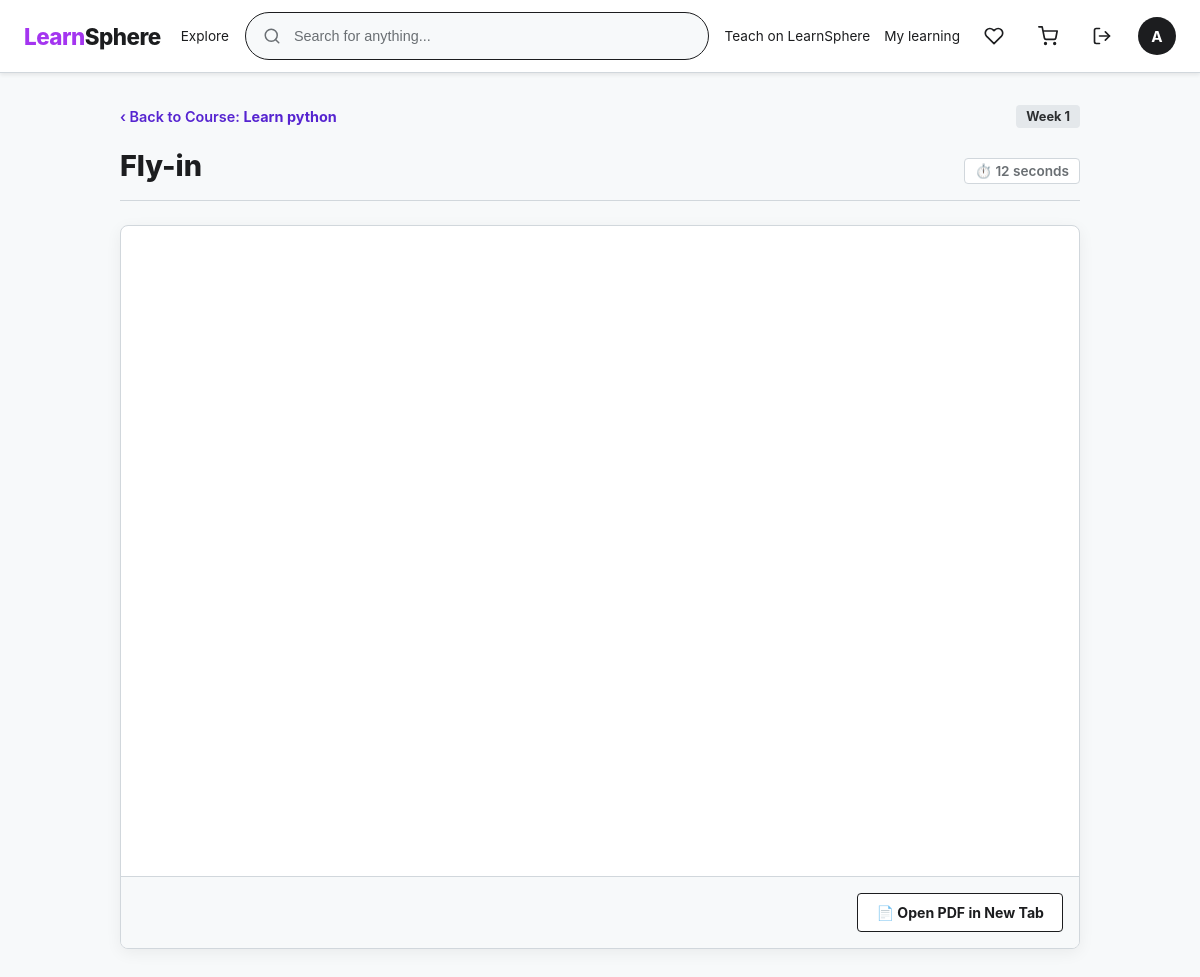
Page /course/lecture/1/ (signed in) on the committed database.
### account_auth/models.py (models this page shows)
class User(AbstractUser):
    image = models.ImageField(null=True, blank=True)
    bio = models.TextField(null=True, blank=True)
    email = models.EmailField(unique=True)
    username = models.CharField(max_length=150, unique=True)

### item/models.py (models this page shows, shortened)
class Course(models.Model):
    title = models.CharField(max_length=255)
    image = models.ImageField(null=True, blank=True)
    description = models.TextField(null=True, blank=True)
    language = models.CharField(max_length=255, default='English')
    author = models.ForeignKey(User, on_delete=models.CASCADE, related_name='courses')
    topics = models.ManyToManyField(Topic, related_name='courses', blank=True)
    price = models.DecimalField(max_digits=10, decimal_places=2, default=0.0,
                                validators=[
                                    MinValueValidator(0)
                                ])
    discount = models.DecimalField(decimal_places=2, max_digits=10, default=0,
                                   validators=[
                                       MinValueValidator(0),
                                       MaxValueValidator(100),
                                   ])
    visitor = models.PositiveIntegerField(default=0)
    bestseller = models.BooleanField(default=False)
    published = models.BooleanField(default=True)
    created_at = models.DateTimeField(auto_now_add=True)
    updated_at = models.DateTimeField(auto_now=True)

### course/models.py (models this page shows, shortened)
class Section(models.Model):
    course = models.ForeignKey(Course, on_delete=models.CASCADE, related_name='sections')
    title = models.CharField(max_length=250)
    order = models.PositiveIntegerField(default=0)
    created_at = models.DateTimeField(auto_now_add=True)
    updated_at = models.DateTimeField(auto_now=True)
    class Meta:
         ordering = ['order']

class Lecture(models.Model):
    section = models.ForeignKey(Section, on_delete=models.CASCADE, related_name='lectures')
    title = models.CharField(max_length=250)
    video = models.FileField(upload_to='courses/Videos/', blank=True, null=True)
    pdf = models.FileField(upload_to='courses/pdfs/', blank=True, null=True)
    duration = models.PositiveIntegerField(default=0, help_text="Duration in seconds")
    order = models.PositiveIntegerField(default=0)
    created_at = models.DateTimeField(auto_now_add=True)
    updated_at = models.DateTimeField(auto_now=True)
    class Meta:
             ordering = ['order']

### course/views.py (the view)
# urls.py: path( 'lecture/<int:pk>/', views.lecture_detail, name='lecture-detail'),
@login_required(login_url='login')
def lecture_detail(request, pk):
    lecture = get_object_or_404(
        Lecture,
        id=pk
    )
    course = lecture.section.course
    if request.user == course.author:
        pass
    elif not course.enrollments.filter(
        user=request.user
    ).exists():
        return redirect('course-detail', pk=course.id)
    return render(request, 'lecture_detail.html', {
        'lecture': lecture,
        'course': course,
        'section': lecture.section,
    })

### course/templates/lecture_detail.html (shortened to what this page needs)
{% extends 'main.html' %}
{% load static %}
{% block extra_css %}
    <link rel="stylesheet" href="{% static 'css/course/lecture_detail.css' %}">
{% endblock %}
{% block content %}
<div class="lecture-page-wrapper">
    <div class="lecture-container">
        <nav class="lecture-nav">
            <a href="{% url 'course-detail' course.id %}" class="back-link">
                &lsaquo; Back to Course: <strong>{{ course.title }}</strong>
            </a>
            <span class="section-tag">{{ section.title }}</span>
        </nav>
        <header class="lecture-header">
            <h1 class="lecture-title">{{ lecture.title }}</h1>
            {% if lecture.duration %}
                <span class="lecture-duration-badge">⏱️ {{ lecture.duration }} seconds</span>
            {% endif %}
        </header>
        <div class="media-viewer-card">
            {% if lecture.video %}
                <div class="video-wrapper">
                    <video controls controlslist="nodownload" class="lecture-video">
                        <source src="{{ lecture.video.url }}" type="video/mp4">
                        Your browser does not support video playback.
                    </video>
                </div>
            {% elif lecture.pdf %}
                <div class="pdf-wrapper">
                    <iframe src="{{ lecture.pdf.url }}" class="lecture-pdf-frame"></iframe>
                    <div class="pdf-actions">
                        <a href="{{ lecture.pdf.url }}" target="_blank" class="btn btn-outline">
                            📄 Open PDF in New Tab
                        </a>
                    </div>
                </div>
            {% else %}
                <div class="empty-content-state">
                    <div class="empty-icon">📖</div>
                    <h3>No content uploaded yet</h3>
                    <p>This lecture does not have a video or reading material attached right now.</p>
                </div>
            {% endif %}
        </div>
    </div>
</div>
{% endblock %}

### templates/navbar.html (shortened to what this page needs)
{% load static %}
<link rel="stylesheet" href="{% static 'css/navbar.css' %}">
<header class="navbar-header">
  <nav class="navbar-container">
    <div class="navbar-left">
      <a href="{% url 'home' %}" class="navbar-logo">
        <span class="logo-accent">Learn</span>Sphere
      </a>
      <a href="{% url 'home' %}" class="nav-link nav-explore">Explore</a>
    </div>
    <form method="GET" class="search-form" action="">
      <div class="search-input-wrapper">
        <svg class="search-icon" xmlns="http://www.w3.org/2000/svg" viewBox="0 0 24 24" fill="none" stroke="currentColor" stroke-width="2" stroke-linecap="round" stroke-linejoin="round">
          <circle cx="11" cy="11" r="8"></circle>
          <line x1="21" y1="21" x2="16.65" y2="16.65"></line>
        </svg>
        <input type="text" name="query" placeholder="Search for anything..." value="{{ request.GET.query|default:'' }}">
      </div>
    </form>
    <div class="navbar-actions">
      {% if request.user.is_authenticated %}
        <a href="#" class="nav-link hide-on-medium">Teach on LearnSphere</a>
        <a href="{% url 'learning' %}" class="nav-link">My learning</a>
        <a href="{% url 'favorite' %}" class="nav-icon-link" title="Favorites">
          <svg width="20" height="20" viewBox="0 0 24 24" fill="none" stroke="currentColor" stroke-width="2" stroke-linecap="round" stroke-linejoin="round"><path d="M20.84 4.61a5.5 5.5 0 0 0-7.78 0L12 5.67l-1.06-1.06a5.5 5.5 0 0 0-7.78 7.78l1.06 1.06L12 21.23l7.78-7.78 1.06-1.06a5.5 5.5 0 0 0 0-7.78z"></path></svg>
        </a>
        <a href="{% url 'cart' %}" class="nav-icon-link" title="Cart">
          <svg width="20" height="20" viewBox="0 0 24 24" fill="none" stroke="currentColor" stroke-width="2" stroke-linecap="round" stroke-linejoin="round"><circle cx="9" cy="21" r="1"></circle><circle cx="20" cy="21" r="1"></circle><path d="M1 1h4l2.68 13.39a2 2 0 0 0 2 1.61h9.72a2 2 0 0 0 2-1.61L23 6H6"></path></svg>
        </a>
        <a href="{% url 'logout' %}" class="nav-icon-link" title="Logout">
          <svg width="20" height="20" viewBox="0 0 24 24" fill="none" stroke="currentColor" stroke-width="2" stroke-linecap="round" stroke-linejoin="round"><path d="M9 21H5a2 2 0 0 1-2-2V5a2 2 0 0 1 2-2h4"></path><polyline points="16 17 21 12 16 7"></polyline><line x1="21" y1="12" x2="9" y2="12"></line></svg>
        </a>
        <a href="{% url 'profile' request.user.id %}" class="avatar-link" title="Profile">
          {% if request.user.image %}
            <img src="{{ request.user.image.url }}" alt="{{ request.user.username }}" class="user-avatar-img">
          {% else %}
            <div class="user-avatar">{{ request.user.username|slice:":1"|upper }}</div>
          {% endif %}
        </a>
      {% endif %}
    </div>
  </nav>
</header>

### static/css/main.css (style rules this page uses)
:root { --primary-color: #1c1d1f; --accent-color: #ff5722; --accent-hover: #e0481d; --link-color: #007791; --bg-main: #ffffff; --bg-secondary: #f7f9fa; --border-color: #d1d7dc; --text-main: #1c1d1f; --text-muted: #6a6f73; --font-family: -apple-system, BlinkMacSystemFont, "Segoe UI", Roboto, Helvetica, Arial, sans-serif; }
* { margin: 0; padding: 0; box-sizing: border-box; }
html, body { height: 100%; font-family: var(--font-family); background-color: var(--bg-main); color: var(--text-main); -webkit-font-smoothing: antialiased; }
a { color: inherit; text-decoration: none; }
* { scrollbar-width: thin; scrollbar-color: #6a6f73 var(--bg-secondary); }

### static/css/course/lecture_detail.css (style rules this page uses)
* { box-sizing: border-box; }
body { background-color: #f7f9fa; color: #1c1d1f; margin: 0; font-family: -apple-system, BlinkMacSystemFont, "Segoe UI", Roboto, Helvetica, Arial, sans-serif; }
.lecture-page-wrapper { width: 100%; min-height: calc(100vh - 120px); padding: 32px 20px 64px; }
.lecture-container { max-width: 960px; margin: 0 auto; }
.lecture-nav { display: flex; justify-content: space-between; align-items: center; margin-bottom: 20px; font-size: 0.9rem; }
.back-link { color: #5624d0; text-decoration: none; font-weight: 600; }
.section-tag { background-color: #e4e8eb; color: #2d2f31; padding: 4px 10px; border-radius: 4px; font-size: 0.8rem; font-weight: 700; }
.lecture-header { margin-bottom: 24px; display: flex; justify-content: space-between; align-items: baseline; flex-wrap: wrap; gap: 12px; border-bottom: 1px solid #d1d7dc; padding-bottom: 16px; }
.lecture-title { font-size: 1.8rem; font-weight: 800; color: #1c1d1f; margin: 0; }
.lecture-duration-badge { font-size: 0.85rem; font-weight: 600; color: #6a6f73; background: #ffffff; border: 1px solid #d1d7dc; padding: 4px 10px; border-radius: 4px; }
.media-viewer-card { background: #ffffff; border: 1px solid #d1d7dc; border-radius: 8px; overflow: hidden; box-shadow: 0 4px 16px rgba(0, 0, 0, 0.06); }
.pdf-wrapper { display: flex; flex-direction: column; }
.lecture-pdf-frame { width: 100%; height: 650px; border: none; display: block; }
.pdf-actions { padding: 16px; background-color: #f7f9fa; border-top: 1px solid #d1d7dc; display: flex; justify-content: flex-end; }
.btn { display: inline-block; padding: 10px 18px; font-size: 0.9rem; font-weight: 700; text-align: center; border-radius: 4px; text-decoration: none; cursor: pointer; border: 1px solid transparent; transition: background-color 0.2s ease; }
.btn-outline { background-color: #ffffff; color: #2d2f31; border-color: #1c1d1f; }

### rows in the picture
User: user.username "A"
Course: title "Learn python"
Section: title "Week 1"
Lecture: title "Fly-in", duration "12"
